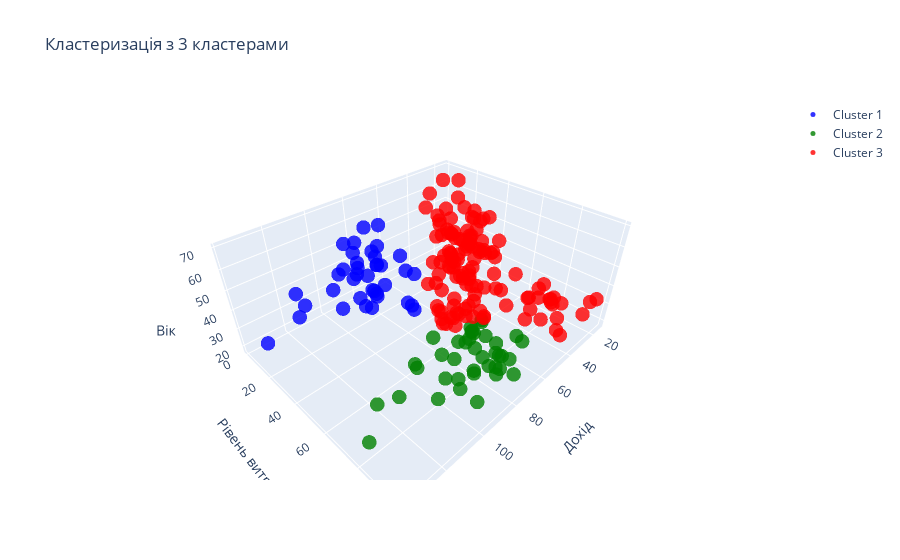
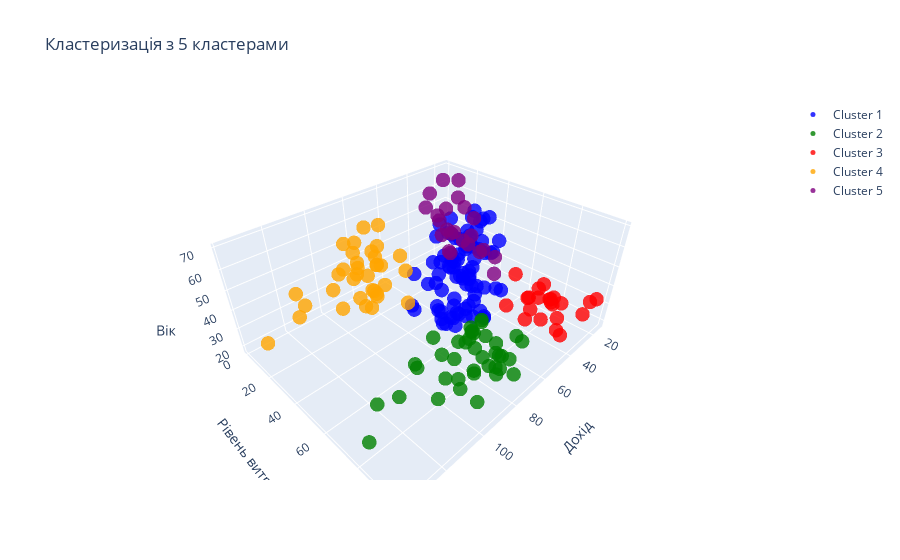

The code cell stored with these charts, in order, in its notebook:
### Markdown cell above
**Завдання 11** 

Зробити візуалізацію кластеризації методу К-середніх на вибраних Вами двох різних кількостях кластерів використовуючи [scatter_3d](https://plotly.com/python/3d-scatter-plots/).

### Code cell
import plotly.graph_objects as go

# Створення візуалізації для 3 кластерів
fig = go.Figure(data=[go.Scatter3d(
    x=customer_set['Income'][customer_set['Cluster_3'] == 0],
    y=customer_set['SpendingScore'][customer_set['Cluster_3'] == 0],
    z=customer_set['Age'][customer_set['Cluster_3'] == 0],
    mode='markers',
    marker=dict(
        size=5,
        color='blue',
        opacity=0.8
    ),
    name='Cluster 1'
),
    go.Scatter3d(
        x=customer_set['Income'][customer_set['Cluster_3'] == 1],
        y=customer_set['SpendingScore'][customer_set['Cluster_3'] == 1],
        z=customer_set['Age'][customer_set['Cluster_3'] == 1],
        mode='markers',
        marker=dict(
            size=5,
            color='green',
            opacity=0.8
        ),
        name='Cluster 2'
    ),
    go.Scatter3d(
        x=customer_set['Income'][customer_set['Cluster_3'] == 2],
        y=customer_set['SpendingScore'][customer_set['Cluster_3'] == 2],
        z=customer_set['Age'][customer_set['Cluster_3'] == 2],
        mode='markers',
        marker=dict(
            size=5,
            color='red',
            opacity=0.8
        ),
        name='Cluster 3'
    )
])

# Налаштування відображення
fig.update_layout(
    scene=dict(
        xaxis_title='Дохід',
        yaxis_title='Рівень витрат',
        zaxis_title='Вік'
    ),
    title='Кластеризація з 3 кластерами',
)

fig.show()

# Створення візуалізації для 5 кластерів
fig = go.Figure(data=[go.Scatter3d(
    x=customer_set['Income'][customer_set['Cluster_5'] == 0],
    y=customer_set['SpendingScore'][customer_set['Cluster_5'] == 0],
    z=customer_set['Age'][customer_set['Cluster_5'] == 0],
    mode='markers',
    marker=dict(
        size=5,
        color='blue',
        opacity=0.8
    ),
    name='Cluster 1'
),
    go.Scatter3d(
        x=customer_set['Income'][customer_set['Cluster_5'] == 1],
        y=customer_set['SpendingScore'][customer_set['Cluster_5'] == 1],
        z=customer_set['Age'][customer_set['Cluster_5'] == 1],
        mode='markers',
        marker=dict(
            size=5,
            color='green',
            opacity=0.8
        ),
        name='Cluster 2'
    ),
    go.Scatter3d(
        x=customer_set['Income'][customer_set['Cluster_5'] == 2],
        y=customer_set['SpendingScore'][customer_set['Cluster_5'] == 2],
        z=customer_set['Age'][customer_set['Cluster_5'] == 2],
        mode='markers',
        marker=dict(
            size=5,
            color='red',
            opacity=0.8
        ),
        name='Cluster 3'
    ),
    go.Scatter3d(
        x=customer_set['Income'][customer_set['Cluster_5'] == 3],
        y=customer_set['SpendingScore'][customer_set['Cluster_5'] == 3],
        z=customer_set['Age'][customer_set['Cluster_5'] == 3],
        mode='markers',
        marker=dict(
            size=5,
            color='orange',
            opacity=0.8
        ),
        name='Cluster 4'
    ),
    go.Scatter3d(
        x=customer_set['Income'][customer_set['Cluster_5'] == 4],
        y=customer_set['SpendingScore'][customer_set['Cluster_5'] == 4],
        z=customer_set['Age'][customer_set['Cluster_5'] == 4],
        mode='markers',
        marker=dict(
            size=5,
            color='purple',
            opacity=0.8
        ),
        name='Cluster 5'
    )
])

# Налаштування відображення
fig.update_layout(
    scene=dict(
        xaxis_title='Дохід',
        yaxis_title='Рівень витрат',
        zaxis_title='Вік'
    ),
    title='Кластеризація з 5 кластерами',
)

fig.show()

### Figure 1 — Plotly figure (JSON) as saved in the notebook; plotly's stock layout.template omitted (floating-point values rounded to 4 significant figures)
{"data": [{"marker": {"color": "blue", "opacity": 0.8, "size": 5}, "mode": "markers", "name": "Cluster 1", "type": "scatter3d", "x": [70, 71, 71, 71, 72, 73, 73, 74, 75, 76, 77, 77, 78, 78, 78, 78, 78, 78, 79, 81, 85, 86, 87, 87, 87, 88, 88, 93, 97, 98, 99, 101, 103, 103, 113, 120, 126, 137], "y": [29, 35, 11, 9, 34, 5, 7, 10, 5, 40, 12, 36, 22, 17, 20, 16, 1, 1, 35, 5, 26, 20, 27, 13, 10, 13, 15, 14, 32, 15, 39, 24, 17, 23, 8, 16, 28, 18], "z": [23, 43, 59, 47, 25, 20, 44, 19, 57, 28, 25, 48, 34, 43, 44, 47, 37, 34, 56, 19, 50, 42, 36, 40, 36, 52, 58, 59, 37, 46, 41, 54, 41, 34, 33, 47, 45, 32]}, {"marker": {"color": "green", "opacity": 0.8, "size": 5}, "mode": "markers", "name": "Cluster 2", "type": "scatter3d", "x": [69, 70, 71, 71, 71, 72, 73, 73, 74, 75, 76, 77, 77, 78, 78, 78, 78, 78, 78, 79, 81, 85, 86, 87, 87, 87, 88, 88, 93, 97, 98, 99, 101, 103, 103, 113, 120, 126, 137], "y": [91, 77, 95, 75, 75, 71, 88, 73, 72, 93, 87, 97, 74, 90, 88, 76, 89, 78, 73, 83, 93, 75, 95, 63, 75, 92, 86, 69, 90, 86, 88, 97, 68, 85, 69, 91, 79, 74, 83], "z": [39, 31, 40, 38, 39, 31, 29, 32, 35, 32, 32, 28, 32, 34, 39, 38, 27, 30, 30, 29, 31, 36, 33, 32, 28, 36, 30, 27, 35, 32, 29, 30, 28, 36, 32, 38, 35, 32, 30]}, {"marker": {"color": "red", "opacity": 0.8, "size": 5}, "mode": "markers", "name": "Cluster 3", "type": "scatter3d", "x": [15, 15, 16, 16, 17, 17, 18, 18, 19, 19, 19, 19, 20, 20, 20, 20, 21, 21, 23, 23, 24, 24, 25, 25, 28, 28, 28, 28, 29, 29, 30, 30, 33, 33, 33, 33, 34, 34, 37, 37, 38, 38, 39, 39, 39, 39, 40, 40, 40, 40, 42, 42, 43, 43, 43, 43, 44, 44, 46, 46, 46, 46, 47, 47, 48, 48, 48, 48, 48, 48, 49, 49, 50, 50, 54, 54, 54, 54, 54, 54, 54, 54, 54, 54, 54, 54, 57, 57, 58, 58, 59, 59, 60, 60, 60, 60, 60, 60, 61, 61, 62, 62, 62, 62, 62, 62, 63, 63, 63, 63, 63, 63, 64, 64, 65, 65, 65, 65, 67, 67, 67, 67, 69], "y": [39, 81, 6, 77, 40, 76, 6, 94, 3, 72, 14, 99, 15, 77, 13, 79, 35, 66, 29, 98, 35, 73, 5, 73, 14, 82, 32, 61, 31, 87, 4, 73, 4, 92, 14, 81, 17, 73, 26, 75, 35, 92, 36, 61, 28, 65, 55, 47, 42, 42, 52, 60, 54, 60, 45, 41, 50, 46, 51, 46, 56, 55, 52, 59, 51, 59, 50, 48, 59, 47, 55, 42, 49, 56, 47, 54, 53, 48, 52, 42, 51, 55, 41, 44, 57, 46, 58, 55, 60, 46, 55, 41, 49, 40, 42, 52, 47, 50, 42, 49, 41, 48, 59, 55, 56, 42, 50, 46, 43, 48, 52, 54, 42, 46, 48, 50, 43, 59, 43, 57, 56, 40, 58], "z": [19, 21, 20, 23, 31, 22, 35, 23, 64, 30, 67, 35, 58, 24, 37, 22, 35, 20, 52, 35, 35, 25, 46, 31, 54, 29, 45, 35, 40, 23, 60, 21, 53, 18, 49, 21, 42, 30, 36, 20, 65, 24, 48, 31, 49, 24, 50, 27, 29, 31, 49, 33, 31, 59, 50, 47, 51, 69, 27, 53, 70, 19, 67, 54, 63, 18, 43, 68, 19, 32, 70, 47, 60, 60, 59, 26, 45, 40, 23, 49, 57, 38, 67, 46, 21, 48, 55, 22, 34, 50, 68, 18, 48, 40, 32, 24, 47, 27, 48, 20, 23, 49, 67, 26, 49, 21, 66, 54, 68, 66, 65, 19, 38, 19, 18, 19, 63, 49, 51, 50, 27, 38, 40]}], "layout": {"scene": {"xaxis": {"title": {"text": "Дохід"}}, "yaxis": {"title": {"text": "Рівень витрат"}}, "zaxis": {"title": {"text": "Вік"}}}, "title": {"text": "Кластеризація з 3 кластерами"}}}

### Figure 2 — Plotly figure (JSON) as saved in the notebook; plotly's stock layout.template omitted (floating-point values rounded to 4 significant figures)
{"data": [{"marker": {"color": "blue", "opacity": 0.8, "size": 5}, "mode": "markers", "name": "Cluster 1", "type": "scatter3d", "x": [39, 40, 40, 40, 40, 42, 42, 43, 43, 43, 43, 44, 44, 46, 46, 46, 46, 47, 47, 48, 48, 48, 48, 48, 48, 49, 49, 50, 50, 54, 54, 54, 54, 54, 54, 54, 54, 54, 54, 54, 54, 57, 57, 58, 58, 59, 59, 60, 60, 60, 60, 60, 60, 61, 61, 62, 62, 62, 62, 62, 62, 63, 63, 63, 63, 63, 63, 64, 64, 65, 65, 65, 65, 67, 67, 67, 67, 69, 71, 72, 76], "y": [61, 55, 47, 42, 42, 52, 60, 54, 60, 45, 41, 50, 46, 51, 46, 56, 55, 52, 59, 51, 59, 50, 48, 59, 47, 55, 42, 49, 56, 47, 54, 53, 48, 52, 42, 51, 55, 41, 44, 57, 46, 58, 55, 60, 46, 55, 41, 49, 40, 42, 52, 47, 50, 42, 49, 41, 48, 59, 55, 56, 42, 50, 46, 43, 48, 52, 54, 42, 46, 48, 50, 43, 59, 43, 57, 56, 40, 58, 35, 34, 40], "z": [31, 50, 27, 29, 31, 49, 33, 31, 59, 50, 47, 51, 69, 27, 53, 70, 19, 67, 54, 63, 18, 43, 68, 19, 32, 70, 47, 60, 60, 59, 26, 45, 40, 23, 49, 57, 38, 67, 46, 21, 48, 55, 22, 34, 50, 68, 18, 48, 40, 32, 24, 47, 27, 48, 20, 23, 49, 67, 26, 49, 21, 66, 54, 68, 66, 65, 19, 38, 19, 18, 19, 63, 49, 51, 50, 27, 38, 40, 43, 25, 28]}, {"marker": {"color": "green", "opacity": 0.8, "size": 5}, "mode": "markers", "name": "Cluster 2", "type": "scatter3d", "x": [69, 70, 71, 71, 71, 72, 73, 73, 74, 75, 76, 77, 77, 78, 78, 78, 78, 78, 78, 79, 81, 85, 86, 87, 87, 87, 88, 88, 93, 97, 98, 99, 101, 103, 103, 113, 120, 126, 137], "y": [91, 77, 95, 75, 75, 71, 88, 73, 72, 93, 87, 97, 74, 90, 88, 76, 89, 78, 73, 83, 93, 75, 95, 63, 75, 92, 86, 69, 90, 86, 88, 97, 68, 85, 69, 91, 79, 74, 83], "z": [39, 31, 40, 38, 39, 31, 29, 32, 35, 32, 32, 28, 32, 34, 39, 38, 27, 30, 30, 29, 31, 36, 33, 32, 28, 36, 30, 27, 35, 32, 29, 30, 28, 36, 32, 38, 35, 32, 30]}, {"marker": {"color": "red", "opacity": 0.8, "size": 5}, "mode": "markers", "name": "Cluster 3", "type": "scatter3d", "x": [15, 16, 17, 18, 19, 19, 20, 20, 21, 23, 24, 25, 28, 28, 29, 30, 33, 33, 34, 37, 38, 39], "y": [81, 77, 76, 94, 72, 99, 77, 79, 66, 98, 73, 73, 82, 61, 87, 73, 92, 81, 73, 75, 92, 65], "z": [21, 23, 22, 23, 30, 35, 24, 22, 20, 35, 25, 31, 29, 35, 23, 21, 18, 21, 30, 20, 24, 24]}, {"marker": {"color": "orange", "opacity": 0.8, "size": 5}, "mode": "markers", "name": "Cluster 4", "type": "scatter3d", "x": [70, 71, 71, 73, 73, 74, 75, 77, 77, 78, 78, 78, 78, 78, 78, 79, 81, 85, 86, 87, 87, 87, 88, 88, 93, 97, 98, 99, 101, 103, 103, 113, 120, 126, 137], "y": [29, 11, 9, 5, 7, 10, 5, 12, 36, 22, 17, 20, 16, 1, 1, 35, 5, 26, 20, 27, 13, 10, 13, 15, 14, 32, 15, 39, 24, 17, 23, 8, 16, 28, 18], "z": [23, 59, 47, 20, 44, 19, 57, 25, 48, 34, 43, 44, 47, 37, 34, 56, 19, 50, 42, 36, 40, 36, 52, 58, 59, 37, 46, 41, 54, 41, 34, 33, 47, 45, 32]}, {"marker": {"color": "purple", "opacity": 0.8, "size": 5}, "mode": "markers", "name": "Cluster 5", "type": "scatter3d", "x": [15, 16, 17, 18, 19, 19, 20, 20, 21, 23, 24, 25, 28, 28, 29, 30, 33, 33, 34, 37, 38, 39, 39], "y": [39, 6, 40, 6, 3, 14, 15, 13, 35, 29, 35, 5, 14, 32, 31, 4, 4, 14, 17, 26, 35, 36, 28], "z": [19, 20, 31, 35, 64, 67, 58, 37, 35, 52, 35, 46, 54, 45, 40, 60, 53, 49, 42, 36, 65, 48, 49]}], "layout": {"scene": {"xaxis": {"title": {"text": "Дохід"}}, "yaxis": {"title": {"text": "Рівень витрат"}}, "zaxis": {"title": {"text": "Вік"}}}, "title": {"text": "Кластеризація з 5 кластерами"}}}
